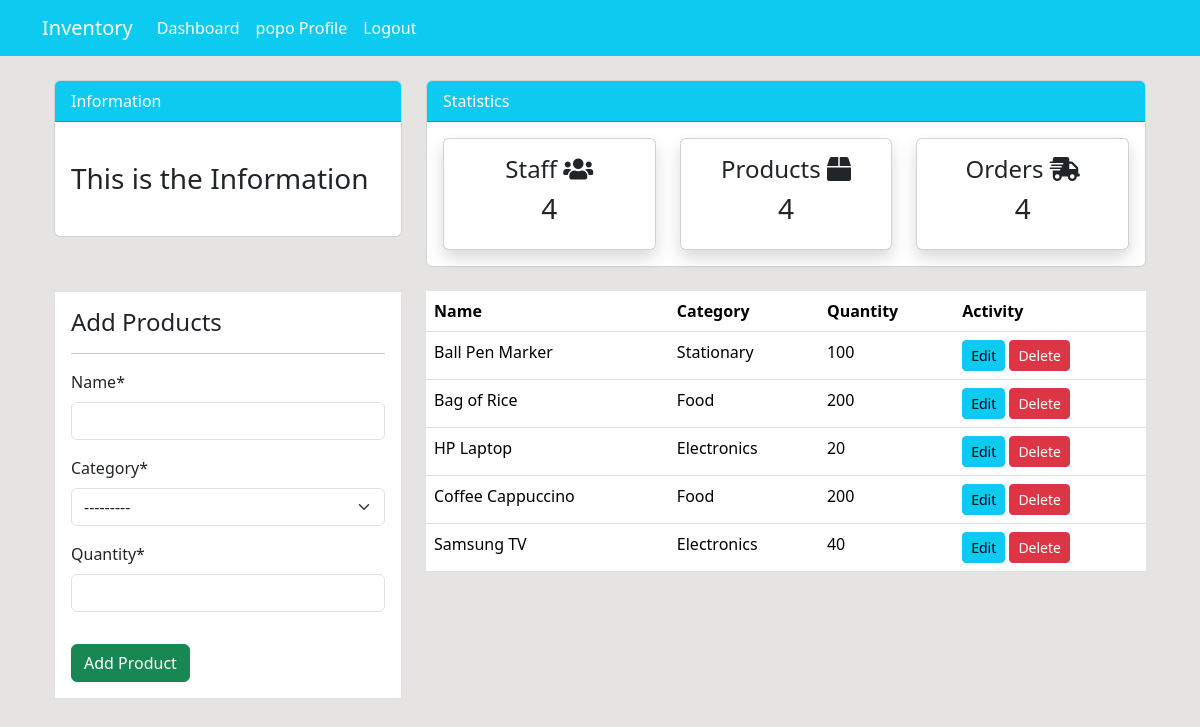
/product/ (signed in), run on an earlier commit of the app's database.
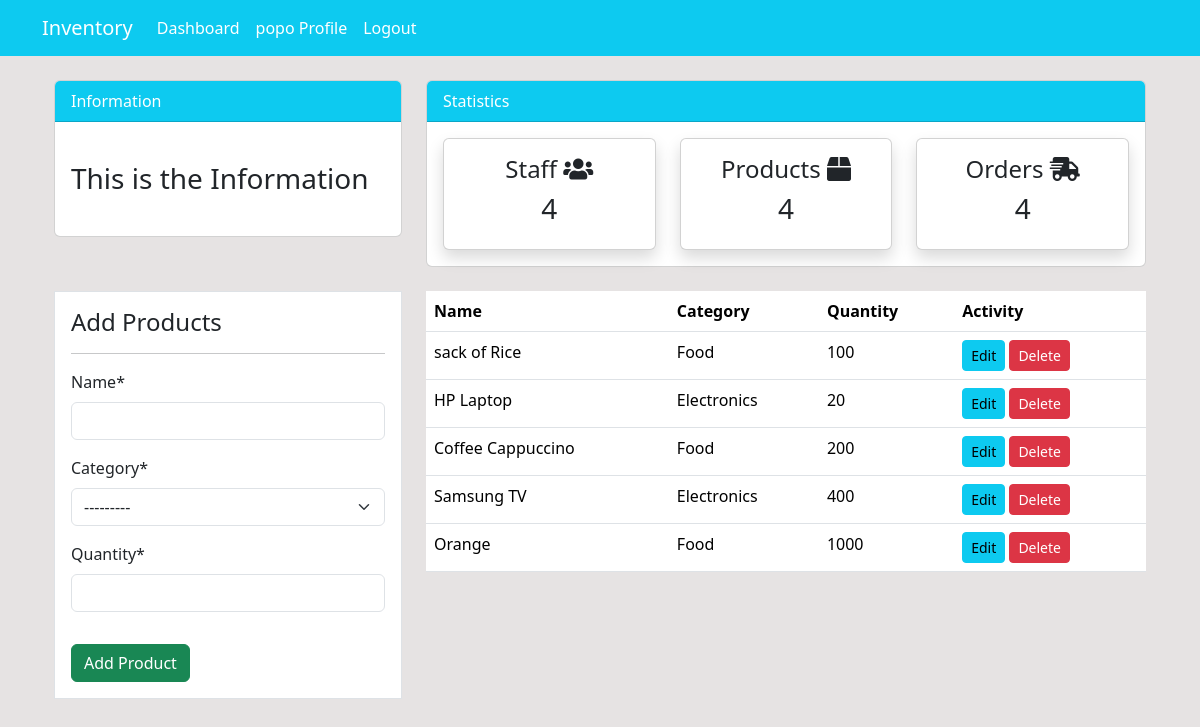
And on a later commit of the database.
### dashboard/models.py (models this page shows, shortened)
class Product(models.Model):
    name = models.CharField(max_length=100, null=True)
    quantity = models.PositiveIntegerField(null=True)
    category = models.CharField(max_length=50, choices=CATEGORY, null=True)
    class Meta:
        verbose_name_plural = 'Product'

### dashboard/views.py (the view)
# urls.py: path('product/', views.product, name='product'),
@login_required(login_url='user-login')
def product(request):
    items = Product.objects.all()
    if request.method == 'POST':
        form = ProductForm(request.POST)
        if form.is_valid():
            form.save()
            return redirect('product')
    else:
        form = ProductForm()
    context = {
        'items': items,
        'form': form,
    }
    return render(request, 'dashboard/product.html', context)

### dashboard/forms.py
class ProductForm(forms.ModelForm):
    class Meta:
        model = Product
        fields = ['name', 'category', 'quantity']

### templates/dashboard/product.html (shortened to what this page needs)
{% extends "components/base.html" %}
{% load crispy_forms_tags %}
{% block content %}
{% include 'components/topside.html' %}
<div class="container">
    <div class="row my-4">
        <div class="col-md-4">
            <div class="border bg-white p-3">
                <h4>Add Products</h4>
                <hr>
                <form action="" method="POST">
                    {{ form|crispy }}
                    <input class="btn btn-success btn-block mt-3" type="submit" value="Add Product">
                </form>
            </div>
        </div>
        <div class="col-md-8">
            <table class="table bg-white">
                <thead class="bg-info">
                    <tr class="text-white">
                        <th scope="col">Name</th>
                        <th scope="col">Category</th>
                        <th scope="col">Quantity</th>
                        <th scope="col">Activity</th>
                    </tr>
                </thead>
                <tbody>
                    {% for item in items %}
                    <tr>
                        <td>{{ item.name }}</td>
                        <td>{{ item.category }}</td>
                        <td>{{ item.quantity }}</td>
                        <td>
                            <a class="btn btn-info btn-sm" href="{% url 'product-update' item.id %}">Edit</a>
                            <a class="btn btn-danger btn-sm" href="{% url 'product-delete' item.id %}">Delete</a>
                        </td>
                    </tr>
                    {% endfor %}
                </tbody>
            </table>
        </div>
    </div>
</div>
{% endblock %}

What changed in the data, as far as the page shows it:
removed Product: name "Ball Pen Marker", category "Stationary", quantity "100"
changed Product: name "Bag of Rice" → "sack of Rice"; quantity "200" → "100"
changed Product "Samsung TV": quantity "40" → "400"
added Product: name "Orange", category "Food", quantity "1000"
